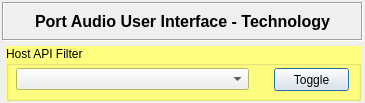
<?xml version="1.0" encoding="UTF-8"?>
<ui version="4.0">
 <class>Dialog_technology</class>
 <widget class="QDialog" name="Dialog_technology">
  <property name="geometry">
   <rect>
    <x>0</x>
    <y>0</y>
    <width>365</width>
    <height>103</height>
   </rect>
  </property>
  <property name="minimumSize">
   <size>
    <width>365</width>
    <height>103</height>
   </size>
  </property>
  <property name="maximumSize">
   <size>
    <width>365</width>
    <height>103</height>
   </size>
  </property>
  <property name="windowTitle">
   <string>Port Audio - Technology</string>
  </property>
  <property name="autoFillBackground">
   <bool>true</bool>
  </property>
  <widget class="QLabel" name="label_8">
   <property name="geometry">
    <rect>
     <x>2</x>
     <y>268</y>
     <width>389</width>
     <height>85</height>
    </rect>
   </property>
   <property name="text">
    <string/>
   </property>
   <property name="pixmap">
    <pixmap>images/rtpGenericWrapper_javoxlogo.png</pixmap>
   </property>
   <property name="scaledContents">
    <bool>true</bool>
   </property>
   <property name="margin">
    <number>5</number>
   </property>
  </widget>
  <widget class="QLabel" name="label">
   <property name="geometry">
    <rect>
     <x>2</x>
     <y>2</y>
     <width>361</width>
     <height>39</height>
    </rect>
   </property>
   <property name="font">
    <font>
     <pointsize>12</pointsize>
     <weight>75</weight>
     <bold>true</bold>
    </font>
   </property>
   <property name="frameShape">
    <enum>QFrame::Box</enum>
   </property>
   <property name="frameShadow">
    <enum>QFrame::Sunken</enum>
   </property>
   <property name="text">
    <string>Port Audio User Interface - Technology</string>
   </property>
   <property name="alignment">
    <set>Qt::AlignCenter</set>
   </property>
  </widget>
  <widget class="QGroupBox" name="groupBox">
   <property name="geometry">
    <rect>
     <x>6</x>
     <y>46</y>
     <width>355</width>
     <height>55</height>
    </rect>
   </property>
   <property name="palette">
    <palette>
     <active>
      <colorrole role="Base">
       <brush brushstyle="SolidPattern">
        <color alpha="255">
         <red>255</red>
         <green>255</green>
         <blue>255</blue>
        </color>
       </brush>
      </colorrole>
      <colorrole role="Window">
       <brush brushstyle="SolidPattern">
        <color alpha="255">
         <red>255</red>
         <green>255</green>
         <blue>127</blue>
        </color>
       </brush>
      </colorrole>
     </active>
     <inactive>
      <colorrole role="Base">
       <brush brushstyle="SolidPattern">
        <color alpha="255">
         <red>255</red>
         <green>255</green>
         <blue>255</blue>
        </color>
       </brush>
      </colorrole>
      <colorrole role="Window">
       <brush brushstyle="SolidPattern">
        <color alpha="255">
         <red>255</red>
         <green>255</green>
         <blue>127</blue>
        </color>
       </brush>
      </colorrole>
     </inactive>
     <disabled>
      <colorrole role="Base">
       <brush brushstyle="SolidPattern">
        <color alpha="255">
         <red>255</red>
         <green>255</green>
         <blue>127</blue>
        </color>
       </brush>
      </colorrole>
      <colorrole role="Window">
       <brush brushstyle="SolidPattern">
        <color alpha="255">
         <red>255</red>
         <green>255</green>
         <blue>127</blue>
        </color>
       </brush>
      </colorrole>
     </disabled>
    </palette>
   </property>
   <property name="autoFillBackground">
    <bool>true</bool>
   </property>
   <property name="title">
    <string>Host API Filter</string>
   </property>
   <widget class="QPushButton" name="pushButton_toggleHostApi">
    <property name="geometry">
     <rect>
      <x>268</x>
      <y>22</y>
      <width>75</width>
      <height>23</height>
     </rect>
    </property>
    <property name="text">
     <string>Toggle</string>
    </property>
   </widget>
   <widget class="QComboBox" name="comboBox_hostApis">
    <property name="geometry">
     <rect>
      <x>10</x>
      <y>22</y>
      <width>233</width>
      <height>22</height>
     </rect>
    </property>
   </widget>
  </widget>
 </widget>
 <resources/>
 <connections>
  <connection>
   <sender>comboBox_hostApis</sender>
   <signal>activated(int)</signal>
   <receiver>Dialog_technology</receiver>
   <slot>newSelectionFilter(int)</slot>
   <hints>
    <hint type="sourcelabel">
     <x>132</x>
     <y>78</y>
    </hint>
    <hint type="destinationlabel">
     <x>182</x>
     <y>51</y>
    </hint>
   </hints>
  </connection>
  <connection>
   <sender>pushButton_toggleHostApi</sender>
   <signal>clicked()</signal>
   <receiver>Dialog_technology</receiver>
   <slot>toggleCurrentSelection()</slot>
   <hints>
    <hint type="sourcelabel">
     <x>311</x>
     <y>79</y>
    </hint>
    <hint type="destinationlabel">
     <x>182</x>
     <y>51</y>
    </hint>
   </hints>
  </connection>
 </connections>
 <slots>
  <slot>newSelectionFilter(int)</slot>
  <slot>toggleCurrentSelection()</slot>
 </slots>
</ui>
